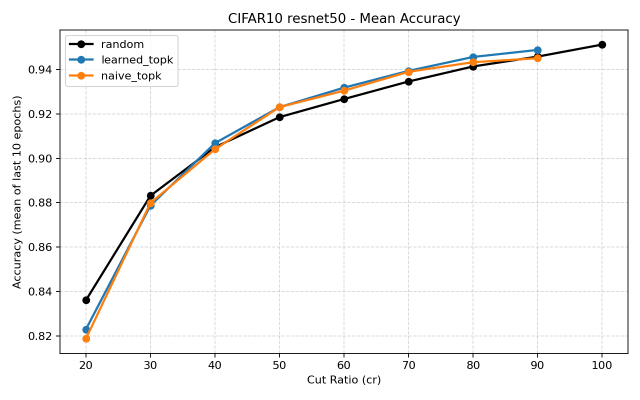
#> input picture 1.png, 1280 x 800 px (shown at 1/2 size)
$ python -i corruption_opt.py   (imports and definitions only)
#> lines starting #> are read from the running program, lines starting #| are printed output that depends on the picture
#> further down, picture is the input picture: shape (800, 1280, 3); mean B, G, R 247, 247.5, 247.9
"""Image corruption operations used by the corruption experiments.

The parameter choices follow the public Moderate-DS corruption scripts:

- Gaussian noise: mean=0.2, standard deviation=1.0 in [0, 1] space.
- Partial occlusion:
    CIFAR-sized images: rectangle (5, 5, 20, 20)
    Tiny-ImageNet-sized images: rectangle (5, 5, 45, 45)
- Resolution degradation:
    32x32 -> 8x8 -> 32x32
    64x64 -> 16x16 -> 64x64
- Fog: atmospheric light A=0.5 and beta=0.4.
- Motion blur: degree=15 and angle=45 degrees.

Floating-point outputs are clipped to [0, 1] before conversion to uint8.
"""

from __future__ import annotations

from collections.abc import Callable
from typing import TypeAlias

import numpy as np
from PIL import Image, ImageDraw


ImageInput: TypeAlias = Image.Image | np.ndarray

GAUSSIAN_NOISE = 0
PARTIAL_OCCLUSION = 1
RESOLUTION_DEGRADATION = 2
FOG = 3
MOTION_BLUR = 4

NUM_CORRUPTION_TYPES = 5

CORRUPTION_ID_TO_NAME: dict[int, str] = {
    GAUSSIAN_NOISE: "gaussian_noise",
    PARTIAL_OCCLUSION: "partial_occlusion",
    RESOLUTION_DEGRADATION: "resolution_degradation",
    FOG: "fog",
    MOTION_BLUR: "motion_blur",
}
CORRUPTION_NAME_TO_ID: dict[str, int] = {
    name: type_id for type_id, name in CORRUPTION_ID_TO_NAME.items()
}


def _to_rgb_uint8_array(image: ImageInput) -> np.ndarray:
    """Convert a PIL image or NumPy array to an HWC RGB uint8 array."""
    if isinstance(image, Image.Image):
        array = np.asarray(image.convert("RGB"))
    elif isinstance(image, np.ndarray):
        array = image
    else:
        raise TypeError(
            f"image must be PIL.Image.Image or numpy.ndarray, got {type(image)!r}"
        )

    if array.ndim == 2:
        array = np.repeat(array[..., None], 3, axis=2)
    if array.ndim != 3 or array.shape[2] not in (1, 3, 4):
        raise ValueError(
            "Expected an HWC image with 1, 3, or 4 channels, "
            f"got shape={array.shape}."
        )
    if array.shape[2] == 1:
        array = np.repeat(array, 3, axis=2)
    elif array.shape[2] == 4:
        array = array[:, :, :3]

    if np.issubdtype(array.dtype, np.floating):
        max_value = float(np.nanmax(array)) if array.size else 0.0
        if max_value <= 1.0:
            array = array * 255.0
        array = np.clip(array, 0.0, 255.0)

    return np.ascontiguousarray(array.astype(np.uint8, copy=False))


def _to_pil(array: np.ndarray) -> Image.Image:
    return Image.fromarray(
        np.ascontiguousarray(array.astype(np.uint8)),
        mode="RGB",
    )


# [42 lines left out: functions gaussian_noise, partial_occlusion, not called in this run]


def resolution_degradation(image: ImageInput) -> Image.Image:
    """Downsample to one quarter of each spatial dimension, then upsample."""
    pil_image = _to_pil(_to_rgb_uint8_array(image))
    width, height = pil_image.size
#> width = 1280; height = 800

    if width == 32 and height == 32:
        low_size = (8, 8)
    elif width == 64 and height == 64:
        low_size = (16, 16)
    else:
        low_size = (max(1, width // 4), max(1, height // 4))
#> low_size = (320, 200)

    resampling = getattr(Image, "Resampling", Image)
    low_res = pil_image.resize(low_size, resample=resampling.BILINEAR)
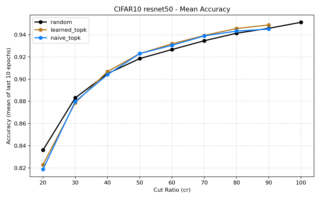
#> low_res: PIL image 320x200 RGB; mean R, G, B 247, 247.5, 247.9
    return low_res.resize((width, height), resample=resampling.BILINEAR)
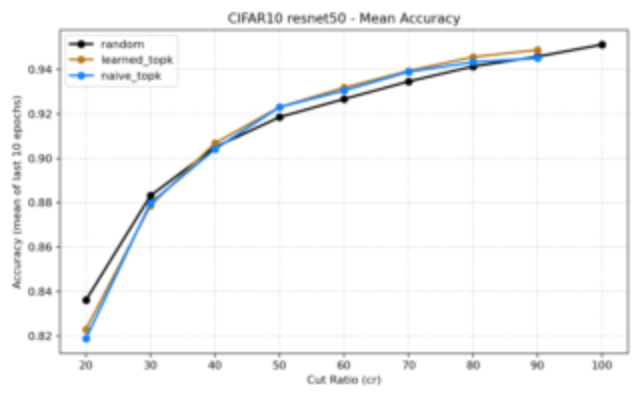
#> returned value: PIL image 1280x800 RGB (shown at 1/2 size); mean R, G, B 247.1, 247.5, 247.9


# [99 lines left out: functions fog, motion_blur, apply_corruption, not called in this run]


CORRUPTION_FUNCTIONS: dict[int, Callable[..., Image.Image]] = {
    GAUSSIAN_NOISE: gaussian_noise,
    PARTIAL_OCCLUSION: partial_occlusion,
    RESOLUTION_DEGRADATION: resolution_degradation,
    FOG: fog,
    MOTION_BLUR: motion_blur,
}


__all__ = [
    "GAUSSIAN_NOISE",
    "PARTIAL_OCCLUSION",
    "RESOLUTION_DEGRADATION",
    "FOG",
    "MOTION_BLUR",
    "NUM_CORRUPTION_TYPES",
    "CORRUPTION_ID_TO_NAME",
    "CORRUPTION_NAME_TO_ID",
    "CORRUPTION_FUNCTIONS",
    "gaussian_noise",
    "partial_occlusion",
    "resolution_degradation",
    "fog",
    "motion_blur",
    "apply_corruption",
]

>>> import cv2
>>> picture = cv2.imread('../1.png')
>>> result = resolution_degradation(picture)
